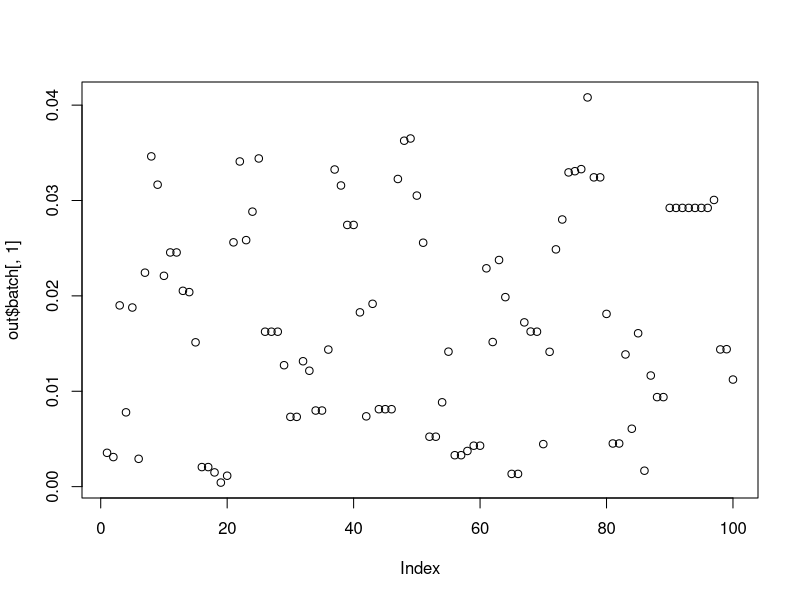
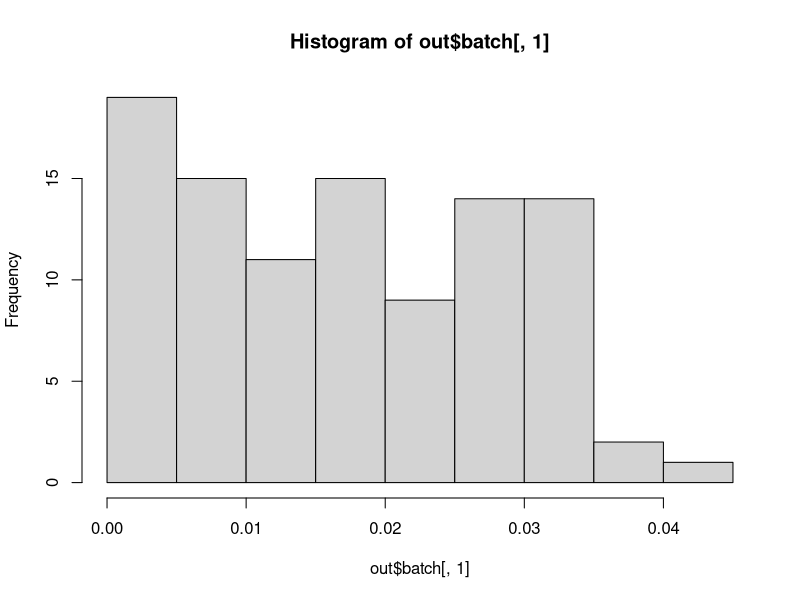

Write the R code that produced these figures, in order.
## ---- chunk 1
library(mcmc)

# set initial state of Markov chain
h <- function(x) if (all(x >= 0) && sum(x) <= 1) return(1) else return(-Inf)
out <- metrop(h, rep(0, 5), 100)
out$accept
# increase accept rate
out <- metrop(out, scale = 0.01)
out$accept
# set the nbatch to 100
out <- metrop(out, nbatch = 1e2)
out$accept
## ---- chunk 2
plot(out$batch[ , 1])
## ---- chunk 3
# hist of posterior distribution
hist(out$batch[ , 1])
